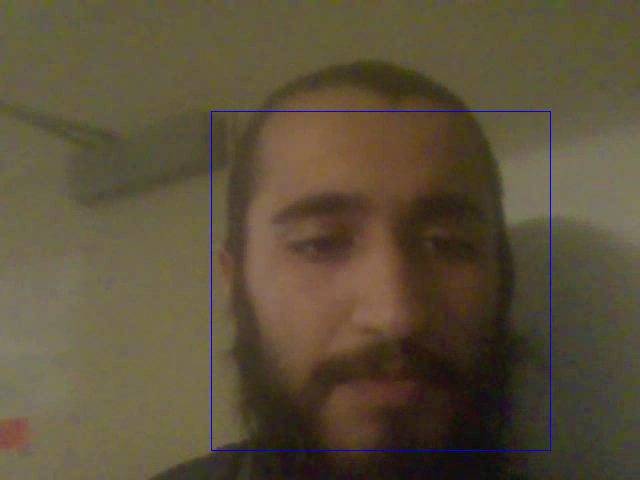
#> input picture frame 16 of 19-11-2024-19-11-22.mp4, 640 x 480 px, given in place of the camera
$ python main.py
#> lines starting #> are read from the running program, lines starting #| are printed output that depends on the picture; after the words box and inside, x2 and y2 are one past the last pixel; in counts of white or black regions, pixels touching at a corner belong together
import cv2
import time
import datetime


cap = cv2.VideoCapture(0)
face_cascade = cv2.CascadeClassifier(
    cv2.data.haarcascades + "haarcascade_frontalface_default.xml")
body_cascade = cv2.CascadeClassifier(
    cv2.data.haarcascades + "haarcascade_fullbody.xml")
scaleFactor = 1.3
frame_size = (int(cap.get(3)), int(cap.get(4))) # Gets width from cap(3) and height from cap(4)
four_cc = cv2.VideoWriter_fourcc(*"mp4v") # Format of video saved

def main():
    run = True
    recording = False
    detection_stopped_time = None
    timer_started = False
    seconds_record_after_detection = 5
    while run:
        _, frame  = cap.read()
#> frame is the input picture: shape (480, 640, 3); mean B, G, R 58.2, 80.3, 91.4

        gray = cv2.cvtColor(frame, cv2.COLOR_BGR2GRAY)
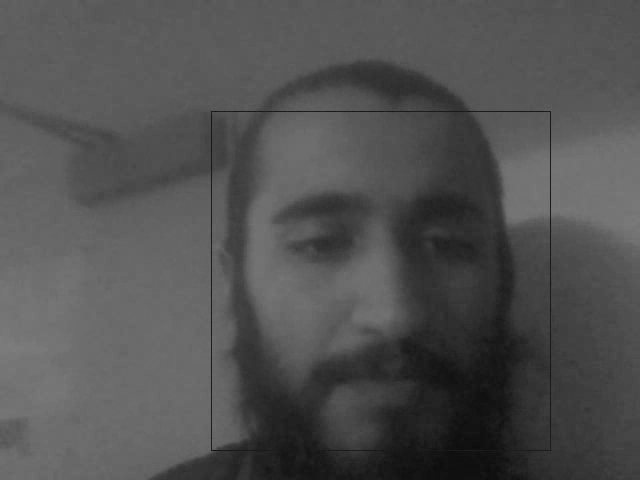
#> gray: shape (480, 640); min 11, max 127, mean 81.1
        faces = face_cascade.detectMultiScale(gray, scaleFactor, 5)
#> faces = [[211, 112, 339, 339]]
        bodies = body_cascade.detectMultiScale(gray, scaleFactor, 5)
#> bodies = ()

        for (x, y, width, height) in faces:
            cv2.rectangle(frame, (x, y), (x + width, y + height), (255, 0, 0))
#> this loop made 1 pass
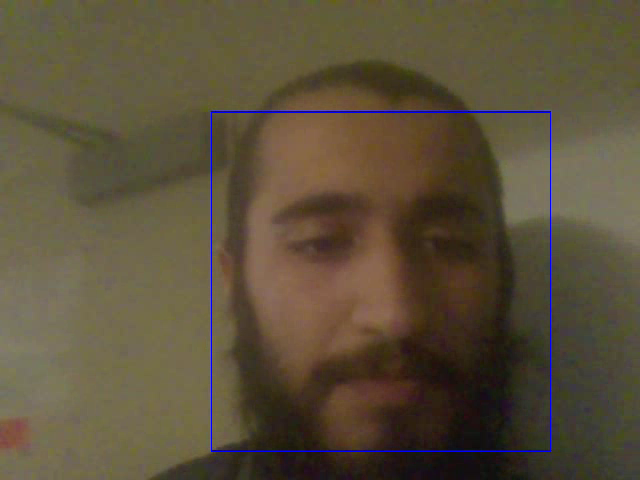
#> frame: shape (480, 640, 3); 0.44% of pixels changed, all inside (x1, y1, x2, y2) = (211, 112, 551, 452)

        if len(faces) + len(bodies) > 0:
            if recording:
                timer_started = False
            else:
                recording = True
                curr_time = datetime.datetime.now().strftime("%d-%m-%Y-%H-%M-%S")
                out = cv2.VideoWriter(f"{curr_time}.mp4", four_cc, 20, frame_size)
                print("Started Recording!")
        elif recording:
            if timer_started:
                if time.time() - detection_stopped_time >= seconds_record_after_detection:
                    recording = False
                    timer_started = False
                    out.release()
                    print("Stopped Recording!")
            else:
                timer_started = True
                detection_stopped_time = time.time()
        if recording:
            out.write(frame)

        '''
        for (x, y, width, height) in bodies:
            cv2.rectangle(frame, (x, y), (x + width, y + height), (255, 0, 0))
        '''
        cv2.imshow("Camera", frame)

        if cv2.waitKey(1) == ord('q'):
#> (key q is pressed here)
            run = False


    out.release()
    cap.release()
    cv2.destroyAllWindows()

main()
